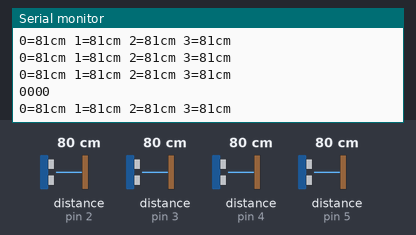
A sketch run on a simulated Arduino Mega 2560, built with avr-gcc and run on an emulated ATmega2560. Parts: the last lines printed to the serial monitor. The test bench sets the inputs (shaded band); at power-on: distance to the obstacle (sensors on pin 2, pin 3, pin 4, pin 5) 80 cm. The echo pulse lasts 58.3 µs per cm.

Above: at 1.2 s.
1.3 s: distance to the obstacle (sensor on pin 2) set to 2 cm
At 1.51 s:
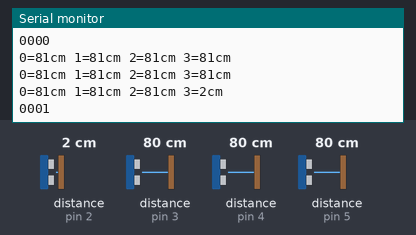
2.8 s: distance to the obstacle (sensor on pin 3) set to 2 cm
At 2.84 s:
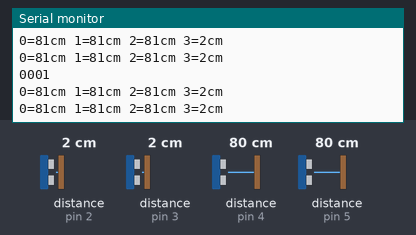
4.3 s: distance to the obstacle (sensor on pin 4) set to 2 cm
At 4.42 s:
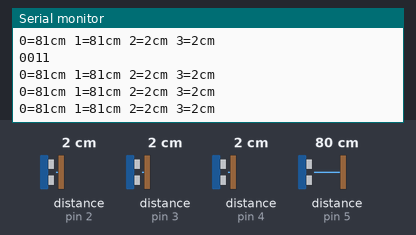
5.8 s: distance to the obstacle (sensor on pin 5) set to 2 cm
At 5.87 s:
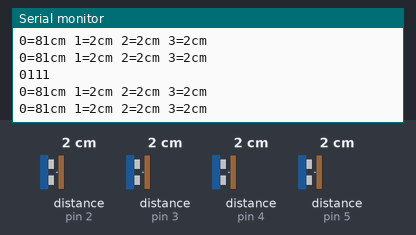
8.8 s: distance to the obstacle (sensor on pin 2) set to 4 cm
At 8.91 s:
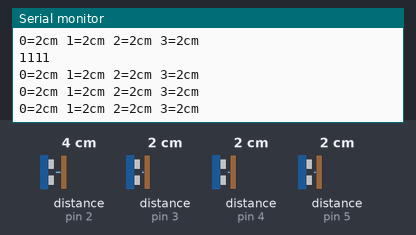
10.3 s: distance to the obstacle (sensor on pin 3) set to 18 cm
At 10.36 s:
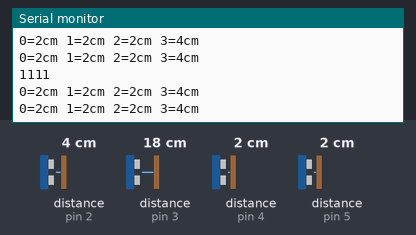
Timing chart, 0 to 13.3 s (numbered marks = the images above; inputs shaded):
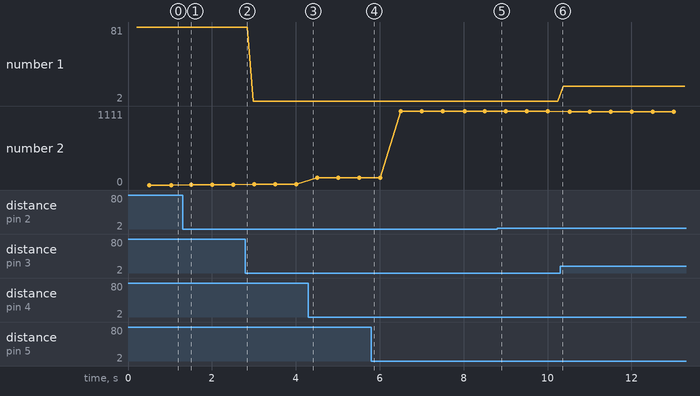

The sketch:

Hardware_v1.ino
```cpp
#include <NewPing.h>

#define SONAR_NUM     4 // Number of sensors.
#define MAX_DISTANCE 100 // Maximum distance (in cm) to ping.
#define PING_INTERVAL 33 // Milliseconds between sensor pings (29ms is about the min to avoid cross-sensor echo).
#define DETECT_DISTANCE 5
#define REFRESH_RATE 500

const long interval = REFRESH_RATE;
unsigned long previousMillis = 0;
unsigned long pingTimer[SONAR_NUM]; // Holds the times when the next ping should happen for each sensor.
unsigned int cm[SONAR_NUM];         // Where the ping distances are stored.
unsigned int state[SONAR_NUM];
uint8_t currentSensor = 0;          // Keeps track of which sensor is active.
//byte trsh = TRESHOLD;

NewPing sonar[SONAR_NUM] = {     // Sensor object array.
  NewPing(A4, 5, MAX_DISTANCE), // Each sensor's trigger pin, echo pin, and max distance to ping.
  NewPing(A5, 4, MAX_DISTANCE),
  NewPing(A6, 3, MAX_DISTANCE),
  NewPing(A7, 2, MAX_DISTANCE),
};

void setup() {
  Serial.begin(9600);
  pingTimer[0] = millis() + 75;           // First ping starts at 75ms, gives time for the Arduino to chill before starting.
  for (uint8_t i = 1; i < SONAR_NUM; i++) // Set the starting time for each sensor.
    pingTimer[i] = pingTimer[i - 1] + PING_INTERVAL;
}

void loop() {
  unsigned long currentMillis = millis();
  scansensorultrasonic();


  if (currentMillis - previousMillis >= interval) {
    // save the last time you blinked the LED
    previousMillis = currentMillis;
    //scansensorultrasonic();
    printarray();
  }

  // Other code that *DOESN'T* analyze ping results can go here.
}
```

Ultrasonic.ino
```cpp
void scansensorultrasonic()
{

  for (uint8_t i = 0; i < SONAR_NUM; i++) { // Loop through all the sensors.
    if (millis() >= pingTimer[i]) {         // Is it this sensor's time to ping?
      pingTimer[i] += PING_INTERVAL * SONAR_NUM;  // Set next time this sensor will be pinged.
      if (i == 0 && currentSensor == SONAR_NUM - 1) oneSensorCycle(); // Sensor ping cycle complete, do something with the results.
      sonar[currentSensor].timer_stop();          // Make sure previous timer is canceled before starting a new ping (insurance).
      currentSensor = i;                          // Sensor being accessed.
      cm[currentSensor] = 0;                      // Make distance zero in case there's no ping echo for this sensor.
      sonar[currentSensor].ping_timer(echoCheck); // Do the ping (processing continues, interrupt will call echoCheck to look for echo).
    }
  }
}

void echoCheck() { // If ping received, set the sensor distance to array.
  if (sonar[currentSensor].check_timer())
    cm[currentSensor] = sonar[currentSensor].ping_result / US_ROUNDTRIP_CM;
}

void oneSensorCycle() { // Sensor ping cycle complete, do something with the results.
  // The following code would be replaced with your code that does something with the ping results.
  for (uint8_t i = 0; i < SONAR_NUM; i++) {
    Serial.print(i);
    Serial.print("=");
    Serial.print(cm[i]);
    Serial.print("cm ");
    if (cm[i] < DETECT_DISTANCE && cm[i] != 0) // jika jarak lebih kecil dari jarak detect = ada objek
    {
      state[i] = 1; //ada
    }
    else
    {
      state[i] = 0; //tidak ada
    }
    //Serial.print(state[i]);
  }
  Serial.println();
}

void printarray()
{
  for (uint8_t i = 0; i < SONAR_NUM; i++)
  {
    Serial.print(state[i]);
  }
Serial.println();
}
```

Measured:
- after the input at 1.3 s, the serial monitor: prints a new line after 0.10 s (image 1)
- plotted number 1: 2 → 18 after the input at 10.3 s
- plotted number 2: 1 → 11 after the input at 2.8 s, 11 → 111 after the input at 4.3 s, 111 → 1111 after the input at 5.8 s, 1111 → 1101 after the input at 10.3 s
